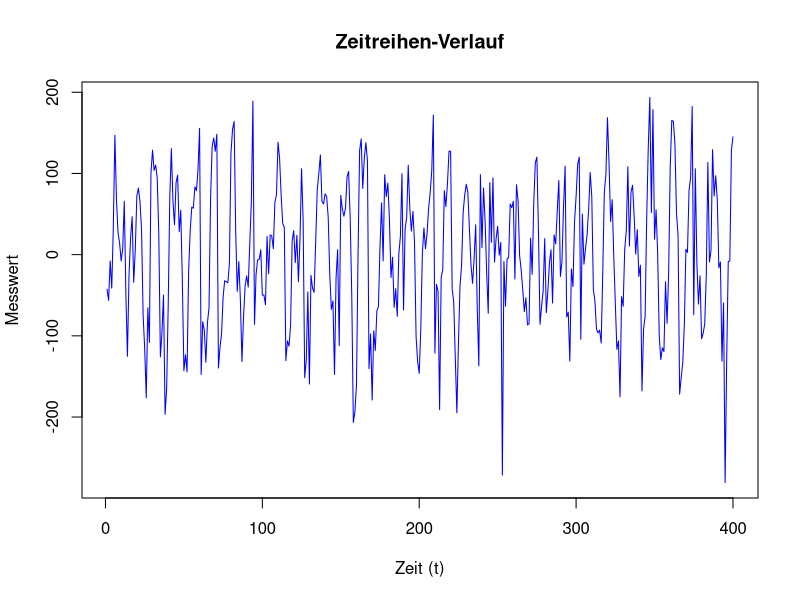
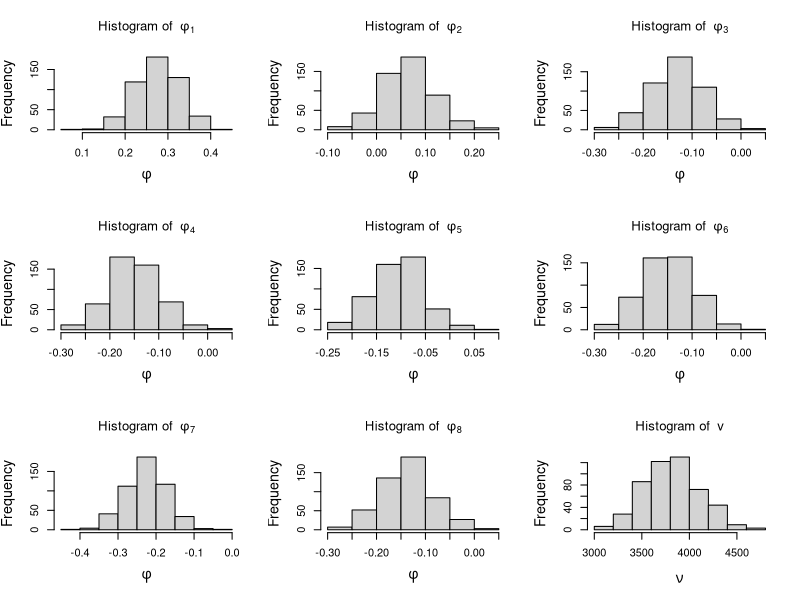

Recreate these plots in R, in order.
yt = scan("eeg.txt")
plot.ts(yt, 
        main = "Zeitreihen-Verlauf", 
        col = "blue", 
        ylab = "Messwert", 
        xlab = "Zeit (t)")

set.seed(2021)
T=length(yt) # number of time points

## Case 1: Conditional likelihood
p=8
y=rev(yt[(p+1):T]) # response
X=t(matrix(yt[rev(rep((1:p),T-p)+rep((0:(T-p-1)),rep(p,T-p)))],p,T-p));
XtX=t(X)%*%X
XtX_inv=solve(XtX)
phi_MLE=XtX_inv%*%t(X)%*%y # MLE for phi
s2=sum((y - X%*%phi_MLE)^2)/(length(y) - p) #unbiased estimate for v

cat("\n MLE of conditional likelihood for phi: ", phi_MLE, "\n",
    "Estimate for v: ", s2, "\n")

#####################################################################################
##  AR(2) case 
### Posterior inference, conditional likelihood + reference prior via 
### direct sampling                 
#####################################################################################
library(MASS)
n_sample=500 # posterior sample size

## step 1: sample v from inverse gamma distribution
v_sample=1/rgamma(n_sample, (T-2*p)/2, sum((y-X%*%phi_MLE)^2)/2)

## step 2: sample phi conditional on v from normal distribution
phi_sample=matrix(0, nrow = n_sample, ncol = p)
for(i in 1:n_sample){
  phi_sample[i, ]=mvrnorm(1,phi_MLE,Sigma=v_sample[i]*XtX_inv)
}

## plot histogram of posterior samples of phi and nu
par(mfrow = c(3, 3), cex.lab = 1.3)
for(i in 1:8){
  hist(phi_sample[, i], xlab = bquote(phi), 
       main = bquote("Histogram of "~phi[.(i)]))
}

hist(v_sample, xlab = bquote(nu), main = bquote("Histogram of "~v))

### Frequency und Preiodic
poly_coefs <- c(1, -phi_MLE[1], -phi_MLE[2], -phi_MLE[3], -phi_MLE[4], -phi_MLE[5], -phi_MLE[6], -phi_MLE[7], -phi_MLE[8] )

# 2. Find the roots of the polynomial
roots <- polyroot(poly_coefs)

# 3. Calculate the reciprocal roots (1 / z)
reciprocal_roots <- 1 / roots

# 4. Calculate the Moduli (should be < 1 for a stationary process)
moduli <- Mod(reciprocal_roots)

# 5. Calculate the Periods (lambda) for complex roots
# Using the argument (angle) of the complex number: period = 2 * pi / |argument|
angles <- Arg(reciprocal_roots)
periods <- (2 * pi) / abs(angles)

# --- Output the results ---
cat("Reziproke Wurzeln:\n")
print(reciprocal_roots)

cat("\nModuli (Beträge):\n")
print(moduli)

cat("\nPerioden (in Zeitschritten):\n")
print(periods)
